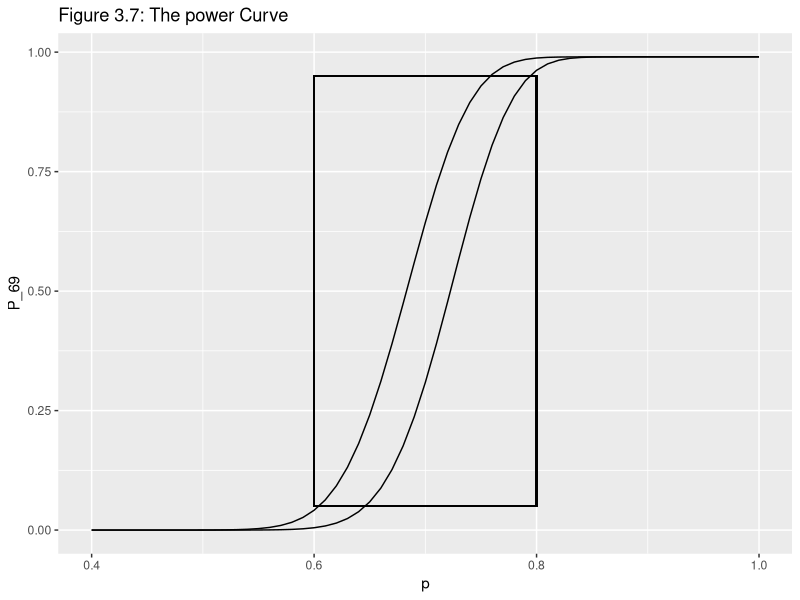

Source code (R):
## ---- chunk 1
library(ggplot2)
knitr::opts_chunk$set(echo = TRUE)
## ---- chunk 2
#Discuss with Haoqi
#Firstly, I built a binomial model for type1
n <- 100
p <- 0.6
t <- 100-n*p
m1=rep(0,t)
p1=rep(0,t)
for(i in 0:t){
  m1[i]=i+n*p
  p1[i]=pbinom(n,n,p)-pbinom(m1[i]-1,n,p)
}
a <- data.frame(cbind(m1,p1))
## ---- chunk 3
#the significance value is 0.05
a1 <- a[which(a$p1<0.05),1]
## ---- chunk 4
#The minimal value for type 1
print(min(a1))
## ---- chunk 5
#Secondly, I built a binomial model for type1
n1 <- 100
p1 <- 0.8
t1 <- 100-n1*p1
m2=rep(0,t1)
p2=rep(0,t1)
for(i in 0:t1){
  m2[i]=n1*p1-i
  p2[i]=pbinom(m2[i]-1,n1,p1)
}
b=data.frame(cbind(m2,p2))
## ---- chunk 6
#the significance value is 0.05
b1 <- b[which(b$p2<0.05),1]
## ---- chunk 7
#The maximum value for type 2
print(max(b1))
## ---- chunk 8
  
n <- 100
p <- seq(from=0.4,to=1,by=0.01)
P_69=cumsum(dbinom(min(a1),n,p))
P_73=cumsum(dbinom(max(b1),n,p))
dt_plot=data.frame(p,P_69,P_73)
ggplot(dt_plot)+
  geom_rect(aes(xmin = 0.6, xmax = 0.8, ymin = 0.05, ymax = 0.95), alpha = 0.5,color="black", fill=NA)+
  geom_line(aes(p, P_69),color="black")+
  geom_line(aes(p, P_73),color="black")+
  ggtitle("Figure 3.7: The power Curve")   


